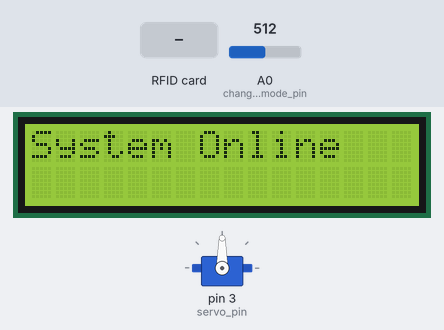
This sketch was run on a simulated Arduino Uno, built with avr-gcc and run on an emulated ATmega328P. Parts: 16×2 character LCD, servo. Inputs (shaded band) come from the test bench; at power-on: A0 (change_mode_pin) = 512. The local clock reads 2024-03-15 10:24:30 at power-on unless the sketch sets it; what the sketch prints to the serial monitor is not drawn.

Above: at 1.3 s.
1.4 s: RFID card 82 B7 86 4E held to the reader
At 2.1 s:
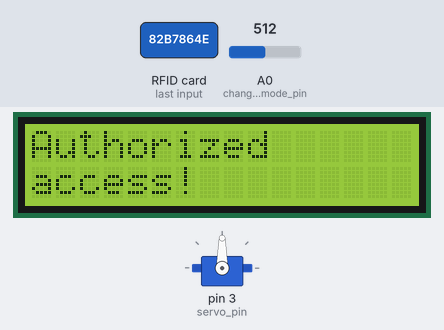
2.9 s: A0 (change_mode_pin) set to 1002
At 5.1 s:
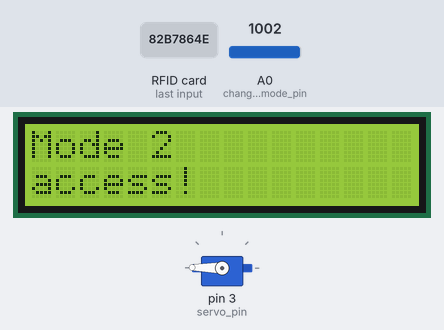
5.9 s: A0 (change_mode_pin) set to 1018
At 6.34 s:
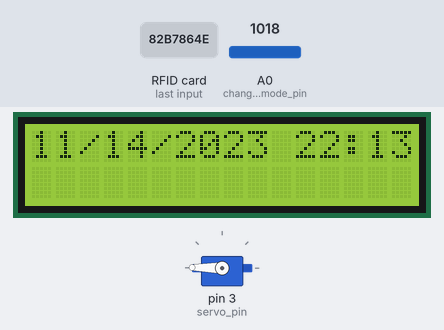
8.1 s: A0 (change_mode_pin) set to 696
At 9.2 s:
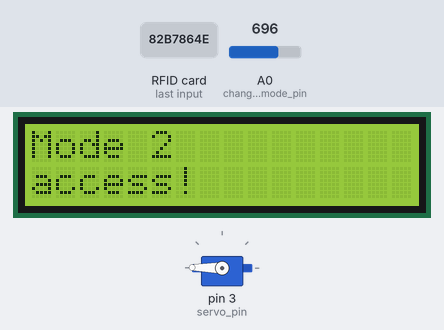
9.6 s: A0 (change_mode_pin) set to 663
At 10.6 s:
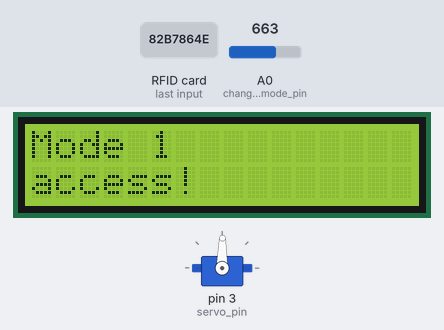
11.1 s: A0 (change_mode_pin) set to 350
14.1 s: A0 (change_mode_pin) set to 332
At 14.9 s:
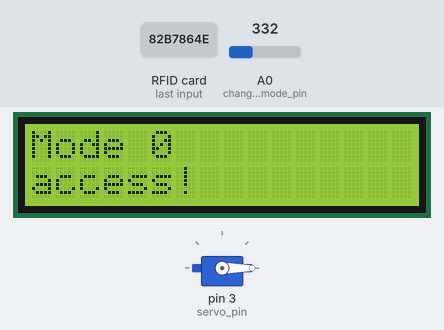
Timing chart, 0 to 16.8 s (numbered marks = the images above; inputs shaded):
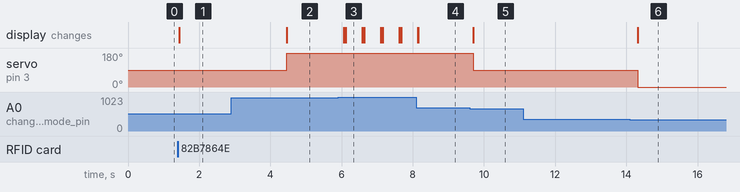

The sketch:

Card.ino
```cpp
#include<SPI.h>
#include<MFRC522.h>
#include <Wire.h>
#include <LiquidCrystal_I2C.h>
#include <Servo.h>
#include <ThreeWire.h>
#include <RtcDS1302.h>

#define SS_PIN 10
#define RST_PIN 9
#define change_mode_pin A0
#define servo_pin 3

ThreeWire myWire(4,5,2); // IO, SCLK, CE
RtcDS1302<ThreeWire> Rtc(myWire);
MFRC522 mfrc522(SS_PIN,RST_PIN); // Create MFRC522 instance.
LiquidCrystal_I2C lcd(0x27, 16, 2);
Servo myservo;
RtcDateTime compiled = RtcDateTime(__DATE__, __TIME__);
RtcDateTime now = Rtc.GetDateTime();

const int mode = 0;

void mode_state_0()
{
  lcd.clear();
  lcd.setCursor(0, 0);
  lcd.print("Mode 0");
  lcd.setCursor(0, 1);
  lcd.print("access!");
  Serial.println("Mode 0 access");
  Serial.println();
  myservo.write(0);
  delay(200);
  lcd.clear();
}
void mode_state_1()
{
  lcd.clear();
  lcd.setCursor(0, 0);
  lcd.print("Mode 1");
  lcd.setCursor(0, 1);
  lcd.print("access!");
  Serial.println("Mode 1 access");
  Serial.println();
  myservo.write(89);
  delay(200);
  lcd.clear();
}
void mode_state_2()
{
  lcd.clear();
  lcd.setCursor(0, 0);
  lcd.print("Mode 2");
  lcd.setCursor(0, 1);
  lcd.print("access!");
  Serial.println("Mode 2 access");
  Serial.println();
  myservo.write(179);
  delay(200);
  lcd.clear();
}
void modes(){
  while(1){
    int mode = map(analogRead(change_mode_pin),0,1018,0,3);
    if(mode == 0){
      mode_state_0();
    }else if(mode == 1){
      mode_state_1();
    }else if(mode == 2){
      mode_state_2();
    }else{
      mode_state_time();
    }
  }
}
void printDateTime(const RtcDateTime& dt)
{
    char datestring[20];

    snprintf_P(datestring,
            countof(datestring),
            PSTR("%02u/%02u/%04u %02u:%02u:%02u"),
            dt.Month(),
            dt.Day(),
            dt.Year(),
            dt.Hour(),
            dt.Minute(),
            dt.Second() );
    Serial.print(datestring);
    lcd.clear();
    lcd.setCursor(0, 0);
    lcd.print(datestring);

}
void mode_state_time()
{
  Serial.print("compiled: ");
    Serial.print(__DATE__);
    Serial.println(__TIME__);

    Rtc.Begin();


    printDateTime(compiled);
    Serial.println();

    if (!Rtc.IsDateTimeValid())
    {
        // Common Causes:
        //    1) first time you ran and the device wasn't running yet
        //    2) the battery on the device is low or even missing

        Serial.println("RTC lost confidence in the DateTime!");
        Rtc.SetDateTime(compiled);
    }

    if (Rtc.GetIsWriteProtected())
    {
        Serial.println("RTC was write protected, enabling writing now");
        Rtc.SetIsWriteProtected(false);
    }

    if (!Rtc.GetIsRunning())
    {
        Serial.println("RTC was not actively running, starting now");
        Rtc.SetIsRunning(true);
    }
    if (now < compiled)
    {
        Serial.println("RTC is older than compile time!  (Updating DateTime)");
        Rtc.SetDateTime(compiled);
    }
    else if (now > compiled)
    {
        Serial.println("RTC is newer than compile time. (this is expected)");
    }
    else if (now == compiled)
    {
        Serial.println("RTC is the same as compile time! (not expected but all is fine)");
    }

    printDateTime(now);
    Serial.println();

    if (!now.IsValid())
    {
        // Common Causes:
        //    1) the battery on the device is low or even missing and the power line was disconnected
        Serial.println("RTC lost confidence in the DateTime!");
    }
  delay(1);
}
void setup()
{
  Serial.begin(9600); // Initiate a serial communication
  SPI.begin();     // Initiate  SPI bus
  mfrc522.PCD_Init(); // Initiate MFRC522
  Serial.println("Approximate your card to the reader...");
  Serial.println();
  lcd.init();
  lcd.backlight();
  lcd.clear();
  lcd.setCursor(0, 0);
  lcd.print("System Online");
  myservo.attach(servo_pin);
}
void loop()
{
  // Look for new cards
  if(!mfrc522.PICC_IsNewCardPresent())
  {
   return;
  }
  // Select one of the cards
  if(!mfrc522.PICC_ReadCardSerial())
  {
    return;
  }
  //Show UID on serial monitor
  Serial.print("UID tag :");
  String content="";
  byte letter;
  for(byte i=0;i<mfrc522.uid.size;i++)
  {
    Serial.print(mfrc522.uid.uidByte[i]<0x10?" 0":" ");
    Serial.print(mfrc522.uid.uidByte[i],HEX);
    content.concat(String(mfrc522.uid.uidByte[i]<0x10?" 0":" "));
    content.concat(String(mfrc522.uid.uidByte[i],HEX));
  }
  Serial.println();
  Serial.print("Message : ");
  content.toUpperCase();
  if(content.substring(1)=="82 B7 86 4E")//change here the UID of the card/cards that you want to give access
  {
    lcd.clear();
    lcd.setCursor(0, 0);
    lcd.print("Authorized");
    lcd.setCursor(0, 1);
    lcd.print("access!");
    Serial.println("Authorized access");
    Serial.println();
    delay(3000);
    lcd.clear();
    modes();
  }
  else {
    Serial.println(" Access denied");
    lcd.clear();
    lcd.setCursor(0, 0);
    lcd.print("Access");
    lcd.setCursor(0, 1);
    lcd.print("denied!");
    Serial.println();
    delay(3000);
    lcd.clear();
  }
}
```

Measured:
- the behaviour switches between 1017 and 1018 on A0 (change_mode_pin) (found by bisection; images 2 and 3)
- the behaviour switches between 679 and 678 on A0 (change_mode_pin) (found by bisection; images 4 and 5)
- the behaviour switches between 340 and 339 on A0 (change_mode_pin) (found by bisection; images 5 and 6)
- after the input at 1.4 s, the display: changes at once (image 1)
- after the input at 2.9 s, servo on pin 3 (servo_pin): 90° → 179° after 1.6 s; the display: changes after 1.6 s (image 2)
- after the input at 5.9 s, the display: first changes after 0.16 s (image 3 shows a later state)
- after the input at 8.1 s, the display: first differs from a run without the input after 0.06 s (image 4)
- after the input at 9.6 s, servo on pin 3 (servo_pin): 179° → 89° after 0.10 s; the display: changes after 0.10 s (image 5)
- after the input at 11.1 s, every drawn part: stays the same
- after the input at 14.1 s, servo on pin 3 (servo_pin): 89° → 0° after 0.22 s; the display: changes after 0.22 s (image 6)
